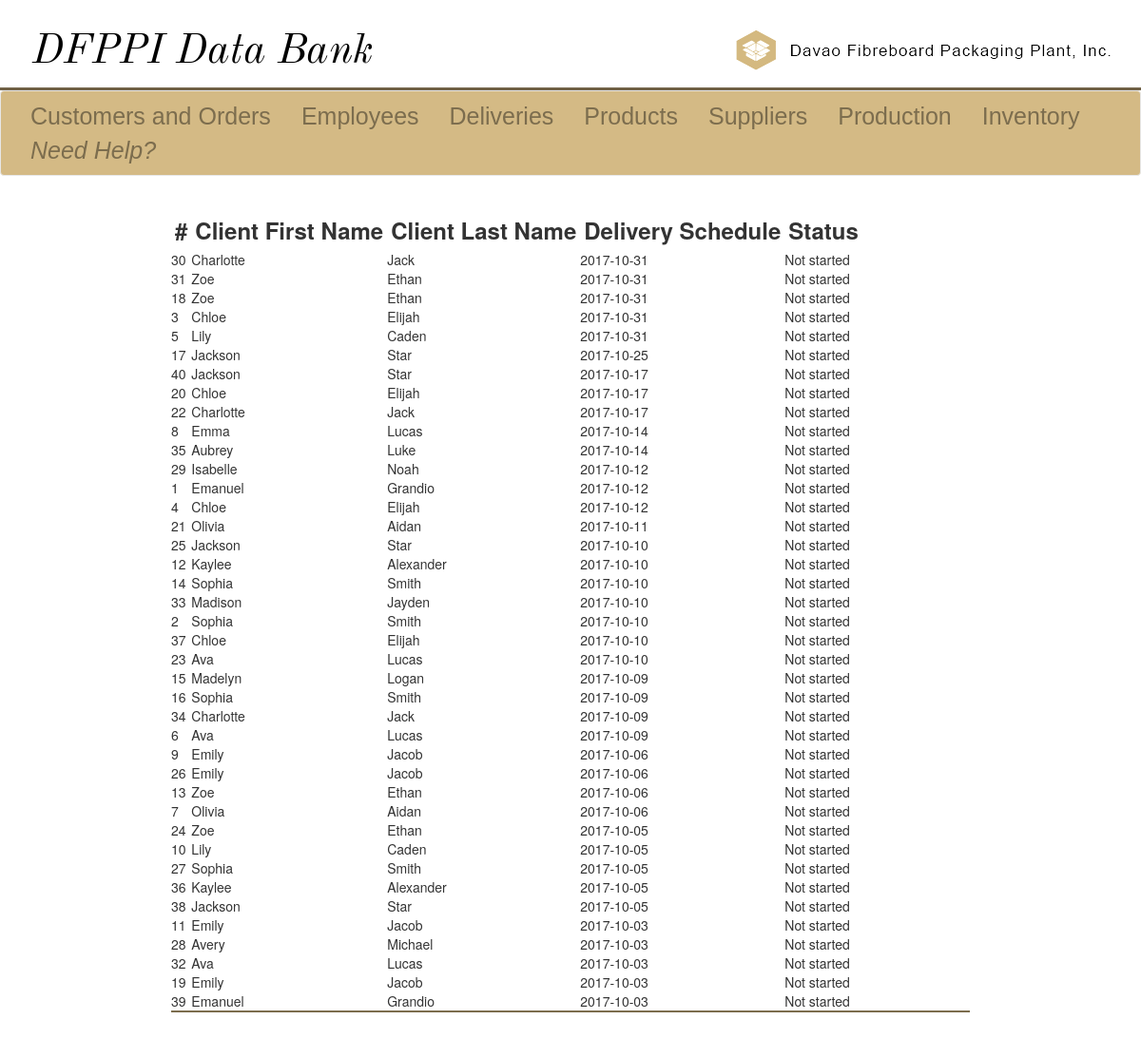
The page /deliveries-dop-view.php (signed in) on the database as committed earlier.
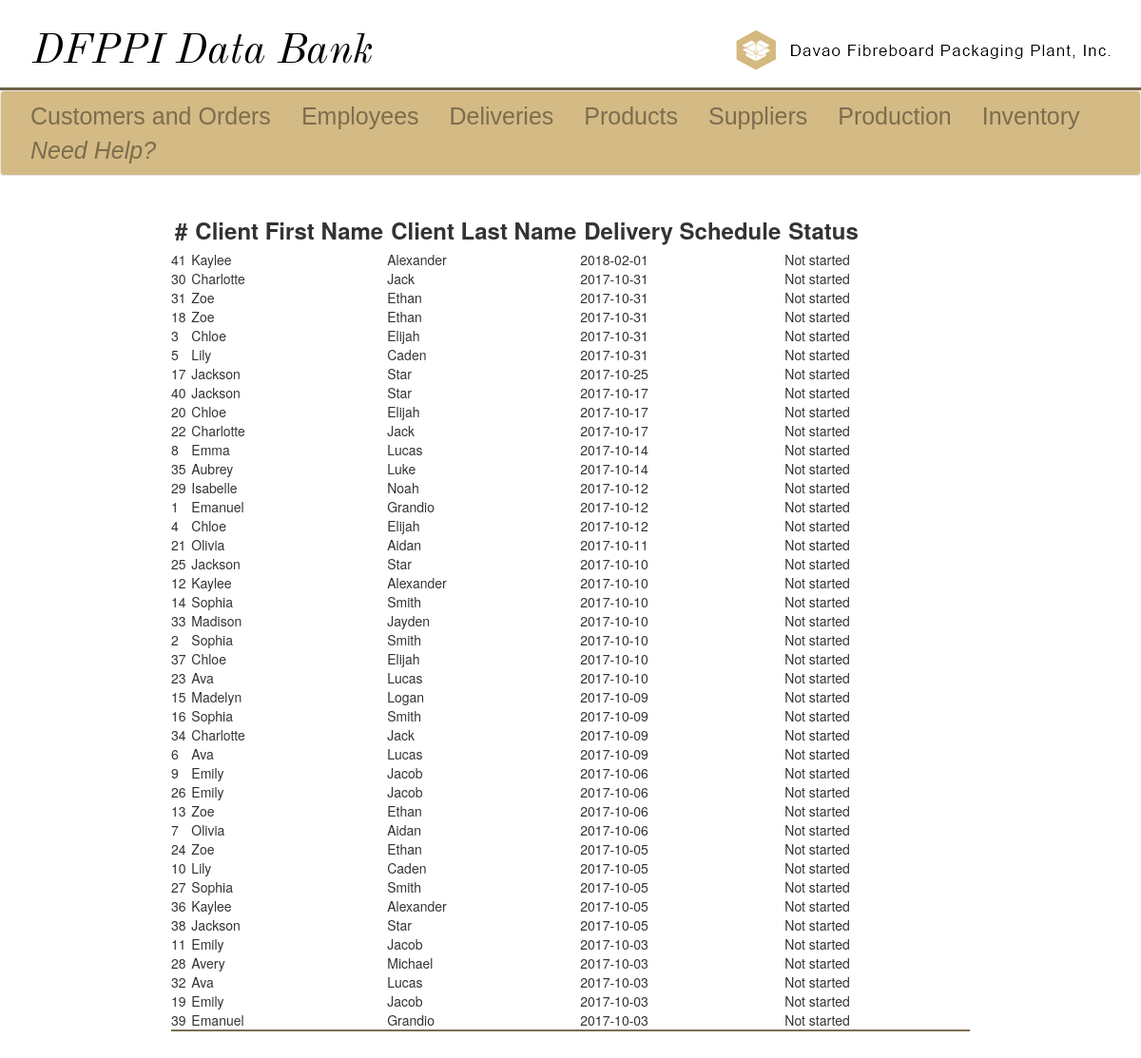
The same page on the database as committed later.
### tables this page shows
CREATE TABLE `delivery_orders` (
  `do_Id` int(11) NOT NULL,
  `d_Id` int(11) NOT NULL,
  `c_Id` int(11) NOT NULL
);

CREATE TABLE `client` (
  `c_Id` int(11) NOT NULL,
  `c_FirstName` varchar(32) NOT NULL,
  `c_LastName` varchar(32) NOT NULL,
  `c_contactInfo` varchar(64) NOT NULL
);

CREATE TABLE `delivery` (
  `d_Id` int(11) NOT NULL,
  `d_deliverySchedule` date NOT NULL,
  `d_status` enum('Not started','Finished') NOT NULL DEFAULT 'Not started',
  `f_id` int(11) NOT NULL
);

### deliveries-dop-view.php (the view, shortened to what this page needs)
<!DOCTYPE html>
<?php
	require 'sql_connect.php';
	$view = "SELECT do_Id,d.d_deliverySchedule,d.d_status,c.c_FirstName,c.c_LastName
			FROM delivery_orders do
			JOIN delivery d
			ON d.d_Id = do.d_Id
			JOIN client c
			ON c.c_Id = do.c_Id
			ORDER BY d.d_deliverySchedule DESC";
	$result= mysqli_query($conn,$view);
?>
<html>
	<head>
		<link rel="stylesheet" href="css/jquery.dataTables.css">
		<link rel = "stylesheet" href = "css/bootstrap.min.css">
		<link rel = "stylesheet" href = "css/design.css">
	</head>
	<body>
		<div class = "ultra-banner">
			<div class = "left-ub">
				<a href = "home.php"><img id = "left-logo" src = "images/ultra-banner.png" alt = "DFPPI Home"></a>
			</div>
			<div class = "right-ub">
				<a href = "http://www.davaofibre.ph"><img id = "right-logo" src = "images/other.png" alt = "Employee Module"></a>
			</div>
		</div>
		<div class = "line-sep">
		</div>
		<nav class="navbar navbar-default" id = "myNav">
			<div class="container-fluid">
				<ul class="nav navbar-nav">
					<li><a id = "li-a" href = "customers.php">Customers and Orders</a></li>
					<li><a id = "li-a" href = "employees.php">Employees</a></li>
					<li><a id = "li-a" href = "deliveries.php">Deliveries</a></li>
					<li><a id = "li-a" href = "products.php">Products</a></li>
					<li><a id = "li-a" href = "supplier.php">Suppliers</a></li>
					<li><a id = "li-a" href = "production.php">Production</a></li>
					<li><a id = "li-a" href = "inventory.php">Inventory</a></li>
					<li><a id = "li-a" href = "docs/manual.html"><i>Need Help?</i></a></li>
				</ul>
			</div>
		</nav>
		<div class = "div-form" id="viewTableOnly">
			<table id="table" class="display">
				<thead>
					<tr>
						<th>#</th>
						<th>Client First Name</th>
						<th>Client Last Name</th>
						<th>Delivery Schedule</th>
						<th>Status</th>
					</tr>
				</thead>
				<tbody>
					<?php
						while($key = mysqli_fetch_assoc($result)){
							echo "<tr>";
							echo "<td>{$key['do_Id']}</td>";
							echo "<td>{$key['c_FirstName']}</td>";
							echo "<td>{$key['c_LastName']}</td>";
							echo "<td>{$key['d_deliverySchedule']}</td>";
							echo "<td>{$key['d_status']}</td>";
							echo "</tr>";
						}
					?>
				</tbody>
			</table>
	</body>
</html>

Rows that differ between the two databases and show on the page:
added delivery_orders: do_Id "41", c_Id.c_FirstName "Kaylee", c_Id.c_LastName "Alexander", d_Id.d_deliverySchedule "2018-02-01", d_Id.d_status "Not started"
